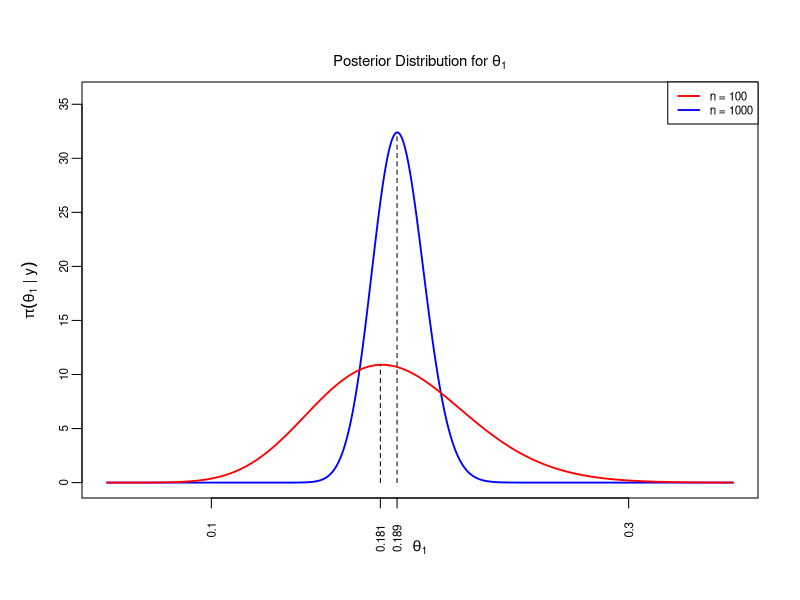

Source code (R):
## ---- chunk 1
knitr::opts_chunk$set(warning = FALSE, message = FALSE)
## ---- chunk 2
x = seq(0.05, 0.35, length = 1000)
y1 = dbeta(x, 19 + 2, 10 + (100 - 19))
y2 = dbeta(x, 190 + 2, 10 + (1000 - 190))

x1_peak = x[which.max(y1)]
x1_peak = floor(x1_peak*1000)/1000

x2_peak = x[which.max(y2)]
x2_peak = floor(x2_peak*1000)/1000

y1_peak = max(y1)
y2_peak = max(y2)

par(mgp = c(2, 0.5, 0)) 

plot(x, y2, type = "l", col = "blue", lwd = 1.8, xlab = expression(theta[1]),
     ylab = expression(pi(theta[1] ~ "|" ~ y)), cex.lab=0.9, cex.axis = 0.7, 
     ylim = c(0, max(c(y1, y2)) * 1.1), xaxt = "n")

title(main = expression(paste("Posterior Distribution for ", theta[1])),
      line = 1, cex.main = 0.9)

lines(x, y1, col = "red", lwd = 1.8)

segments(x1_peak, 0, x1_peak, y1_peak, lty = 2)
segments(x2_peak, 0, x2_peak, y2_peak, lty = 2)

ticks = sort(unique(c(0.1, 0.3, x1_peak, x2_peak)))

axis(1, at = ticks, labels = FALSE)
par(xpd = TRUE)
text(x = ticks, y = par("usr")[3] - 2, labels = ticks, srt = 90, adj = 1.2, cex = 0.7)
legend("topright", legend = c("n = 100", "n = 1000"), col = c("red", "blue"),
       lty = c(1, 1), lwd=1.8, cex = 0.7)
